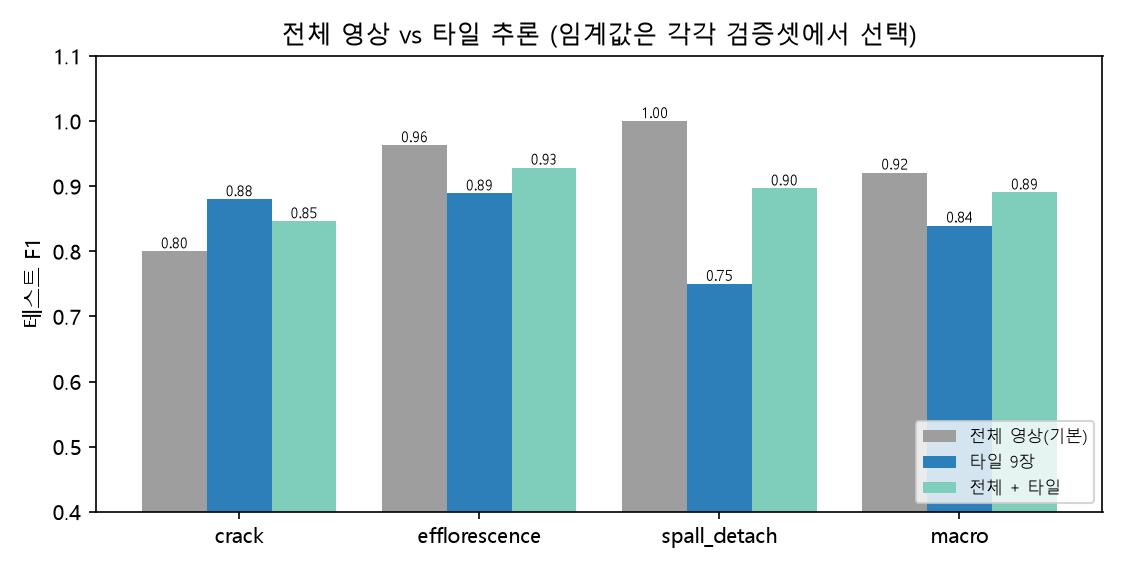

The Python source for this figure:
"""3주차 심화 ① (논문강의 47쪽 '타일 기반 추론'): 원본을 겹치는 타일로 나눠 추론하고 중복 제거 → 가는 균열 검출이 나아지는가.

  python week3/adv1_tile.py      # → adv1_tile.md · adv1_tile.png · adv1_tile_cases.png
- 기본(full): 1920×1080 전체를 imgsz 960으로 (가로 1/2로 줄어듦 — 논문 한계 03 '입력 960 리사이즈')
- 타일(tile): 원본의 1/2 크기 타일(960×540)을 가로 · 세로 50% 겹쳐 3×3 = 9장 → 각각 imgsz 960 (= 원본 해상도 그대로)
- 합침(full+tile): 위 둘의 예측을 모두 모은 것
타일 예측은 원본 좌표로 옮긴 뒤 클래스별 NMS(box IoU 0.5)로 겹친 타일의 중복을 지운다.
세 방식 모두 임계값은 검증셋에서 따로 고르고(같은 구간 · 같은 동점 규칙) 테스트셋에 그대로 적용한다. 모델은 기준 best.pt 하나.
"""
import _use_venv  # noqa: F401  (반드시 첫 줄: Step 3 전용 가상환경으로 다시 실행)

import json
import time
from pathlib import Path

import cv2
import matplotlib.pyplot as plt
import numpy as np
import torch
from torchvision.ops import batched_nms

from adv_pix import PH, PW, IoUAcc, gt_mask, inst_mask, select_then_test
from w3 import CLASS_LIST, IMGSZ, PRED_CONF, THR_FILE, WEEK3, load_model, load_split

THRS = [0.001, 0.004, 0.01, 0.02, 0.06, 0.1, 0.2, 0.3]
BUSY = "--busy" in __import__("sys").argv                  # 학습과 동시에 실행했으면 --busy (시간 해석 주의 표시)
CACHE = WEEK3 / "cache" / "tile_preds.json"


def run(model, img, x0=0, y0=0):
    """예측 → [(cls, conf, box[x1,y1,x2,y2], poly)] (원본 좌표)."""
    r = model.predict(img, imgsz=IMGSZ, conf=PRED_CONF, verbose=False)[0]
    out = []
    if r.masks is None:
        return out
    for c, f, b, poly in zip(r.boxes.cls.cpu().numpy().astype(int), r.boxes.conf.cpu().numpy(),
                             r.boxes.xyxy.cpu().numpy(), r.masks.xy):
        out.append((int(c), float(f), (b + [x0, y0, x0, y0]).tolist(), (poly + [x0, y0]).round(1).tolist()))
    return out


def nms(insts, iou=0.5):
    if not insts:
        return []
    b = torch.tensor([i[2] for i in insts], dtype=torch.float32)
    s = torch.tensor([i[1] for i in insts])
    c = torch.tensor([i[0] for i in insts])
    return [insts[k] for k in batched_nms(b, s, c, iou).tolist()]


def predict_all(model, paths):
    res = {}
    for p in paths:
        img = cv2.imread(p)
        h, w = img.shape[:2]
        t0 = time.perf_counter()
        full = run(model, img)
        t1 = time.perf_counter()
        tw, th = w // 2, h // 2
        tiles = []
        for iy in range(3):
            for ix in range(3):
                x0, y0 = ix * tw // 2, iy * th // 2
                tiles += run(model, img[y0:y0 + th, x0:x0 + tw], x0, y0)
        tiles = nms(tiles)
        t2 = time.perf_counter()
        res[Path(p).name] = {"w": w, "h": h, "full": full, "tile": tiles, "both": nms(full + tiles),
                             "t_full": t1 - t0, "t_tile": t2 - t1}
    return res


def scores(res, paths, key):
    out = []
    for p in paths:
        s = [0.0, 0.0, 0.0]
        for c, f, _, _ in res[Path(p).name][key]:
            s[c] = max(s[c], f)
        out.append(s)
    return out


def main():
    model = load_model()
    val_imgs, val_gts = load_split("val")
    test_imgs, test_gts = load_split("test")
    if CACHE.exists():
        res = json.loads(CACHE.read_text(encoding="utf-8"))
    else:
        res = predict_all(model, val_imgs + test_imgs)
        CACHE.parent.mkdir(exist_ok=True)
        CACHE.write_text(json.dumps(res), encoding="utf-8")

    keys = {"full": "전체 영상(기본)", "tile": "타일 9장", "both": "전체 + 타일"}
    out = {}
    for k in keys:
        thr, curves, test = select_then_test(scores(res, val_imgs, k), val_gts, scores(res, test_imgs, k), test_gts, THRS)
        acc = IoUAcc()
        for p in test_imgs:
            d = res[Path(p).name]
            w, h = (PW, PH) if d["w"] >= d["h"] else (PH, PW)
            acc.add(inst_mask([(c, f, poly) for c, f, _, poly in d[k]], thr, d["w"], d["h"], w, h), gt_mask("test", p, w, h))
        out[k] = {"thresholds": thr, "test": test, "macro_f1": float(np.mean([test[n]["f1"] for n in CLASS_LIST])),
                  "pixel_iou": acc.iou(), "val_curves": curves}
    t_full = np.mean([res[Path(p).name]["t_full"] for p in test_imgs])
    t_tile = np.mean([res[Path(p).name]["t_tile"] for p in test_imgs])
    (WEEK3 / "adv1_tile.json").write_text(json.dumps(out, indent=2, ensure_ascii=False), encoding="utf-8")

    # 기본 실험 crack FN 3장이 타일에서는 어떻게 되는가 (분석용 — 임계값은 위에서 검증셋으로 정한 값)
    base_thr = json.loads(THR_FILE.read_text(encoding="utf-8"))["thresholds"]
    fn_cases = []
    for p, g in zip(test_imgs, test_gts):
        d = res[Path(p).name]
        sf = max([f for c, f, _, _ in d["full"] if c == 0], default=0)
        if 0 in g and sf < base_thr["crack"]:
            st = max([f for c, f, _, _ in d["tile"] if c == 0], default=0)
            fn_cases.append((Path(p).name, sf, st))

    L = ["# 심화 ① 타일 기반 추론", "",
         "- 타일: 원본 1/2 크기(960×540) 3×3 = 9장, 50% 겹침, 각 imgsz 960 → 원본 해상도 그대로. 클래스별 NMS(box IoU 0.5)로 중복 제거",
         "- 세 방식 모두 검증셋에서 클래스별 임계값을 따로 고르고 테스트셋에 고정 적용 (모델은 기준 best.pt)",
         f"- 추론 시간(테스트 평균, 1장): 전체 {t_full * 1000:.0f} ms · 타일 9장 {t_tile * 1000:.0f} ms (약 {t_tile / t_full:.1f}배)"
         + (" — ★ 다른 학습과 GPU를 같이 쓰며 잰 값 (절대값은 부풀려짐, 비율만 참고)" if BUSY else ""), "",
         "## 테스트 ON/OFF (F1, 괄호 = FP / FN)", "",
         "| 방식 | 임계값 (crack / efflo / spall) | " + " | ".join(CLASS_LIST) + " | macro F1 |", "|---|---|" + "---:|" * 4]
    for k, lab in keys.items():
        o = out[k]
        L.append(f"| {lab} | {' / '.join(f'{o['thresholds'][n]:g}' for n in CLASS_LIST)} | " +
                 " | ".join(f"{o['test'][n]['f1']:.3f} ({o['test'][n]['fp']} / {o['test'][n]['fn']})" for n in CLASS_LIST) +
                 f" | {o['macro_f1']:.3f} |")
    L += ["", "## 테스트 픽셀 IoU (선택 임계값, 960×540, 테스트 전체 합산)", "",
          "| 방식 | " + " | ".join(CLASS_LIST) + " | 평균 |", "|---|" + "---:|" * 4]
    for k, lab in keys.items():
        iou = out[k]["pixel_iou"]
        L.append(f"| {lab} | " + " | ".join(f"{iou[n]:.3f}" for n in CLASS_LIST) + f" | {np.mean(list(iou.values())):.3f} |")
    L += ["", "## 기본 실험의 crack 미탐 영상 — crack 최고 신뢰도 (전체 → 타일)", "",
          "| 영상 | 전체 영상 | 타일 |", "|---|---:|---:|"]
    for n, sf, st in fn_cases:
        L.append(f"| `{n[:40]}` | {sf:.3f} | {st:.3f} |")
    (WEEK3 / "adv1_tile.md").write_text("\n".join(L) + "\n", encoding="utf-8")
    print("\n".join(L))

    # 그림 1: 테스트 F1 막대
    fig, ax = plt.subplots(figsize=(7.5, 3.8))
    x = np.arange(4)
    for j, (k, lab) in enumerate(keys.items()):
        v = [out[k]["test"][n]["f1"] for n in CLASS_LIST] + [out[k]["macro_f1"]]
        b = ax.bar(x + (j - 1) * 0.27, v, 0.27, label=lab, color=["#9e9e9e", "#2c7fb8", "#7fcdbb"][j])
        ax.bar_label(b, fmt="%.2f", fontsize=7)
    ax.set_xticks(x)
    ax.set_xticklabels(CLASS_LIST + ["macro"])
    ax.set_ylim(0.4, 1.1)
    ax.set_ylabel("테스트 F1")
    ax.set_title("전체 영상 vs 타일 추론 (임계값은 각각 검증셋에서 선택)")
    ax.legend(loc="lower right", fontsize=8)
    plt.tight_layout()
    plt.savefig(WEEK3 / "adv1_tile.png", dpi=150)
    plt.close()

    # 그림 2: crack 미탐 영상에서 전체 vs 타일 crack 예측 (각 방식의 검증 임계값 적용)
    if fn_cases:
        fig, axes = plt.subplots(len(fn_cases), 2, figsize=(12, 3.6 * len(fn_cases)))
        axes = np.atleast_2d(axes)
        for row, (n, sf, st) in zip(axes, fn_cases):
            p = next(q for q in test_imgs if Path(q).name == n)
            img = cv2.imread(p)
            d = res[n]
            for ax, k in zip(row, ("full", "tile")):
                vis = img.copy()
                t = out[k]["thresholds"]["crack"]
                for c, f, b, poly in d[k]:
                    if c == 0 and f >= t:
                        cv2.polylines(vis, [np.asarray(poly, np.int32)], True, (0, 0, 255), 5)
                        cv2.putText(vis, f"crack {f:.2f}", (int(b[0]), max(int(b[1]) - 10, 40)), cv2.FONT_HERSHEY_SIMPLEX,
                                    1.6, (0, 0, 255), 4)
                g = gt_mask("test", p, d["w"], d["h"])[0].astype(np.uint8)
                cs, _ = cv2.findContours(g, cv2.RETR_EXTERNAL, cv2.CHAIN_APPROX_SIMPLE)
                cv2.drawContours(vis, cs, -1, (0, 255, 0), 3)
                ax.imshow(cv2.cvtColor(vis, cv2.COLOR_BGR2RGB))
                ax.set_title(f"{keys[k]} (crack 임계값 {t:g}) — {n[:30]}", fontsize=9)
                ax.axis("off")
        fig.suptitle("기본 실험의 crack 미탐 영상: 초록 = 정답, 빨강 = 예측 crack", fontsize=12)
        plt.tight_layout()
        plt.savefig(WEEK3 / "adv1_tile_cases.png", dpi=90)
        plt.close()


if __name__ == "__main__":
    main()
